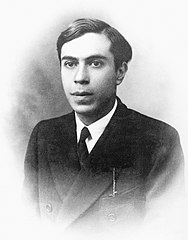
#> input picture tutorials/188px-Ettore_Majorana.jpg, 188 x 240 px
$ python plot_image_mzm_hamiltonians.py   (older library calls are emulated)
#> lines starting #> are read from the running program, lines starting #| are printed output that depends on the picture
#!/usr/bin/env python
"""
This is a script for finding and plotting a
non-interacting BdG Hamiltonian that commutes with
two Majorana zero modes (MZMs) shaped according to
an image of Ettore Majorana.

By changing the input image, one can make Hamiltonians
that commute with MZMs distributed according to a different
desired shape.

These results are described in more detail in Section III of

E. Chertkov, B. Villalonga, and B. K. Clark, "Engineering Topological Models with a General-Purpose Symmetry-to-Hamiltonian Approach," arXiv:1910.10165 (2019).

The citation for the image of Ettore Majorana is

Unknown author (Mondadori Publishers), Ettore Majorana, 1930s. Accessed July 2, 2019 from: http://commons.wikimedia.org

Note
----
To run this script, you need to use python2 because of `scipy.misc`.
Otherwise, you can modify that line to read in an image file with
a different package.
"""

import numpy as np
import numpy.linalg as nla
import scipy.misc as sm

import matplotlib.pyplot as plt
from plot_tools import save_my_fig, plot_2d_zero_mode

import qosy as qy

threshold = 1e-12

# [72 lines left out: functions find_zero_modes, print_info, two_site_ham1, not called in this run]

# Read in the grayscale image file (can use other package if necessary).
image = sm.imread('188px-Ettore_Majorana.jpg').astype(float)
#> image: shape (240, 188) float64; min 0, max 255, mean 177.6

# Rescale the image pixels
image /= np.max(image)
image = 1.0 - image
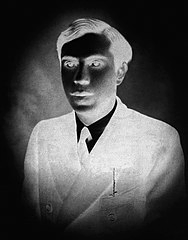
#> image: shape (240, 188) float64; min 0, max 1, mean 0.304

# The area over which the zero modes are defined
# is twice as tall and wide as the original image.
L1 = 2*image.shape[0]
#> L1 = 480
L2 = 2*image.shape[1]
#> L2 = 376
print('L1 = {}, L2 = {}'.format(L1,L2))
#| L1 = 480, L2 = 376

#plt.imshow(image, cmap=plt.get_cmap('Greens'))
#plt.colorbar()
#plt.show()

t  = 1.0

(Xs, Ys) = np.meshgrid(np.arange(L1), np.arange(L2))

# Define the $\alpha_j$ and $\beta_j$ of the zero modes.
alphas = 1e-5*np.ones((L1,L2))
betas  = 1e-5*np.ones((L1,L2))

# The zero modes are made from the image put
# into the bottom left and top right corners
# of a square lattice.
for ind1 in range(L1//2):
    for ind2 in range(L2//2):
        alphas[ind1,ind2]             += image[ind1,ind2]
        betas[L1//2+ind1, L2//2+ind2] += image[ind1, ind2]
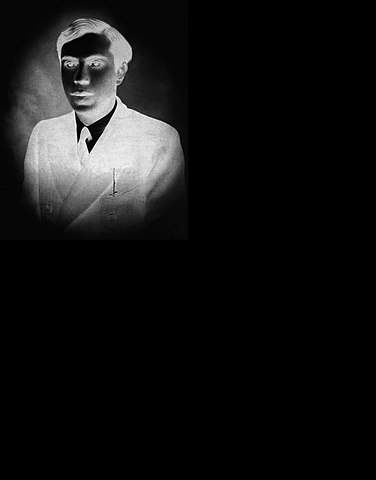
#> alphas: shape (480, 376) float64; min 1e-05, max 1, mean 0.0759
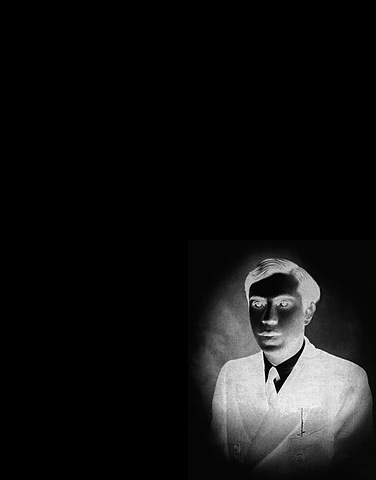
#> betas: shape (480, 376) float64; min 1e-05, max 1, mean 0.0759


# Build the Hamiltonian from the two-site
# bond operator Hamiltonian and keep
# track of the coefficients.
coeffs_dict = dict()

print('Building Hamiltonian.')
#> (the run stopped early here; a loop or call above may not have finished)
